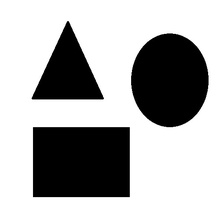
%> input picture cevre_ciz.jpg, 220 x 220 px, shrunk from 500 x 500 before the run
$ octave icini_doldur.m   (GNU Octave 9; MATLAB toolbox functions it lacks are replaced by stand-ins)
%> lines starting %> are read from the running program, lines starting %| are printed output that depends on the picture; in (x1, y1, x2, y2) boxes, pixels count from 0 and x2, y2 are one past the last pixel; in counts of white or black regions, pixels touching at a corner belong together; the program's own positions count from 1
### cevre_ciz.m
function yeni= cevre_ciz()
resim=imread('cevre_ciz.jpg'); %resim oku
%> resim is the input picture: size 220x220x3 uint8; min 0, max 255, mean 173.9
resim=im2bw(resim); %siyah-beyaza cevir
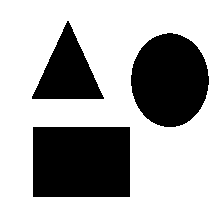
%> resim: size 220x220 logical; 68.2% white; 3 black regions, box (x1, y1, x2, y2) and area: (33, 127, 130, 197) 6790, (131, 33, 209, 127) 5701, (32, 21, 104, 99) 2895
yeni=ones(size(resim)); %bembeyaz yeni resim olustur
    for i=1:size(resim,1)
        for j=1:size(resim,2)
            piksel=resim(i,j);%i,j konumundaki piksel degerini aldik
            if piksel==0 % 0 ise objenin parcasidir
                for k=i-1:i+1
                    for m=j-1:j+1
                        komsu=resim(k,m); %komsu piksellerin degerlerini s齬ayla aldik
                        if komsu==1 %komsu beyaz ise kenardir
                            yeni(i,j)=0; %yeni resme kenari yazdir
                        end
                    end
                end
            end
        end
    end
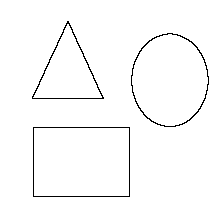
%> yeni: size 220x220 double; values 0 (black) and 1 (white), 98% white; black in thin lines or dots, all inside (x1, y1, x2, y2) = (32, 21, 209, 197)
%> after the loop, komsu = true

figure %yeni pencere ac
subplot(1,2,1);% 1 satir 2 sutundan olusan ciktinin 1. parcasini yazacam
imshow(resim);
subplot(1,2,2);
imshow(yeni);

end

### icini_doldur.m

%bu fonksiyon dogru calismiyor, eksikleri var. ona gore haa

resim=cevre_ciz();
yenires=resim;
for i=1:size(resim,1)
    a=[];
    indis=0;
    for j=1:size(resim,2)
        if resim(i,j)==0
            while true
             if resim(i,j+1)==0
                 j=j+1;
             else
                 break;
             end
            end
        indis=indis+1;
        a(indis)=j;
        j=j+1;
        end
    end
    a=unique(a);
    for l=1:2:size(a,2)-1
        yenires(i,a(l):a(l+1))=0;
    end
end
%> this loop made 220 passes
%> a on passes 22 to 24: 69, 69, 70
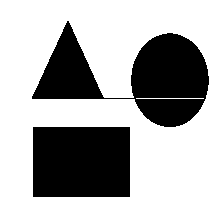
%> yenires: size 220x220 double; values 0 (black) and 1 (white), 68.3% white; 2 black regions, box (x1, y1, x2, y2) and area: (32, 21, 209, 127) 8558, (33, 127, 130, 197) 6790
%> after the loop, j = 220

imtool(yenires);
